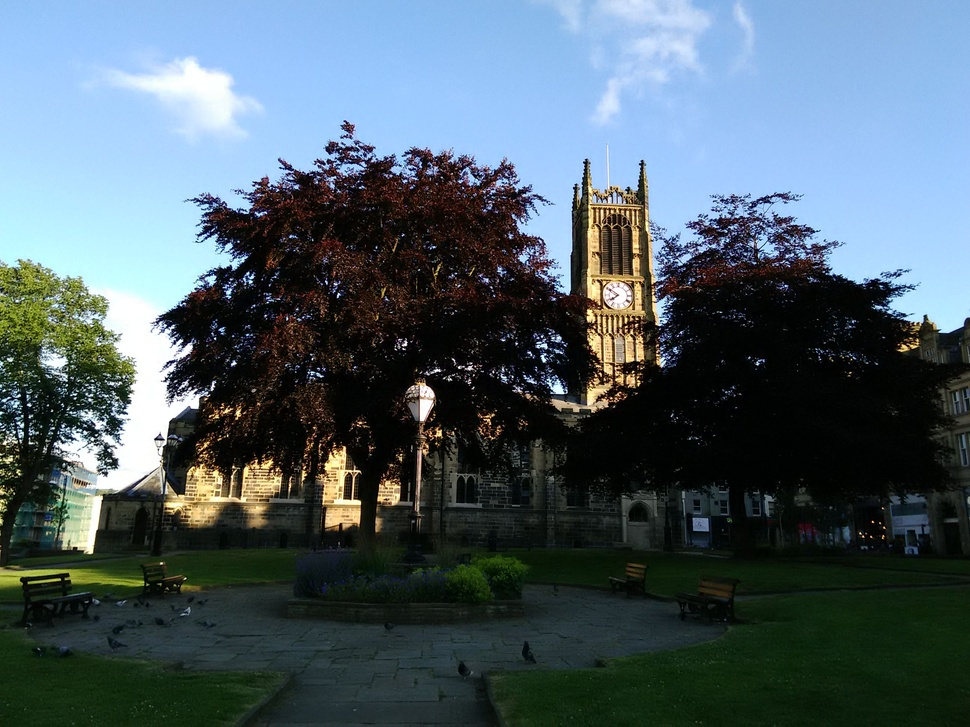
#> input picture cds_arithmetic/data/src/1 (69).jpg, 970 x 727 px, shrunk from 2592 x 1944 before the run
$ python -i cds_retinex.py   (imports and definitions only)
#> lines starting #> are read from the running program, lines starting #| are printed output that depends on the picture
#> further down, picture is the input picture: shape (727, 970, 3); mean B, G, R 103.7, 95.3, 78.4
import numpy as np
import cv2 as cv
import sys


def localStd(img):
    # 归一化
    # img = img / 255.0
    # 计算均值图像和均值图像的平方图像
    img_blur = cv.blur(img, (21, 21))
    reslut_1 = img_blur**2
    # 计算图像的平方和平方后的均值
    img_2 = img**2
    reslut_2 = cv.blur(img_2, (21, 21))

    reslut = np.sqrt(np.maximum(reslut_2 - reslut_1, 0))
    return reslut


def get_reflect(img, img_illumination):
    # get_img_illumination = get_illumination(img)
    get_img_reflect = (img + 0.001) / (img_illumination + 0.001)
    return get_img_reflect


def enhancement_reflect(img):
    # 通过高斯滤波器
    gaussian_blur_img = cv.GaussianBlur(img, (21, 21), 0)
    enhancement_reflect_img = img * gaussian_blur_img
    return enhancement_reflect_img


def get_enhancment_img(img_enhance_illumination, img_enahnce_reflect):
    img = img_enhance_illumination * img_enahnce_reflect
    img = img.astype("uint8")
    return img


def read_img_from_disk(file_path):
    # 0. 读取图像
    img = cv.imread(file_path, cv.IMREAD_COLOR)
    return img


def get_illumination(img):
    return cv.GaussianBlur(img, (15, 15), 0)


"""
enhancment_illumination 增强反射分量，传入反射分量，返回增强后的反射分量
"""


def enhancment_illumination(img_illumination):
    img_hsv = cv.cvtColor(img_illumination, cv.COLOR_BGR2HSV)
#> img_hsv: shape (727, 970, 3); mean H, S, V 77, 114.3, 112.2
    img_hsv = (img_hsv - np.min(img_hsv)) / (np.max(img_hsv) - np.min(img_hsv))
#> img_hsv: shape (727, 970, 3) float64; mean H, S, V 0.302, 0.448, 0.44
    h, s, v = cv.split(img_hsv)
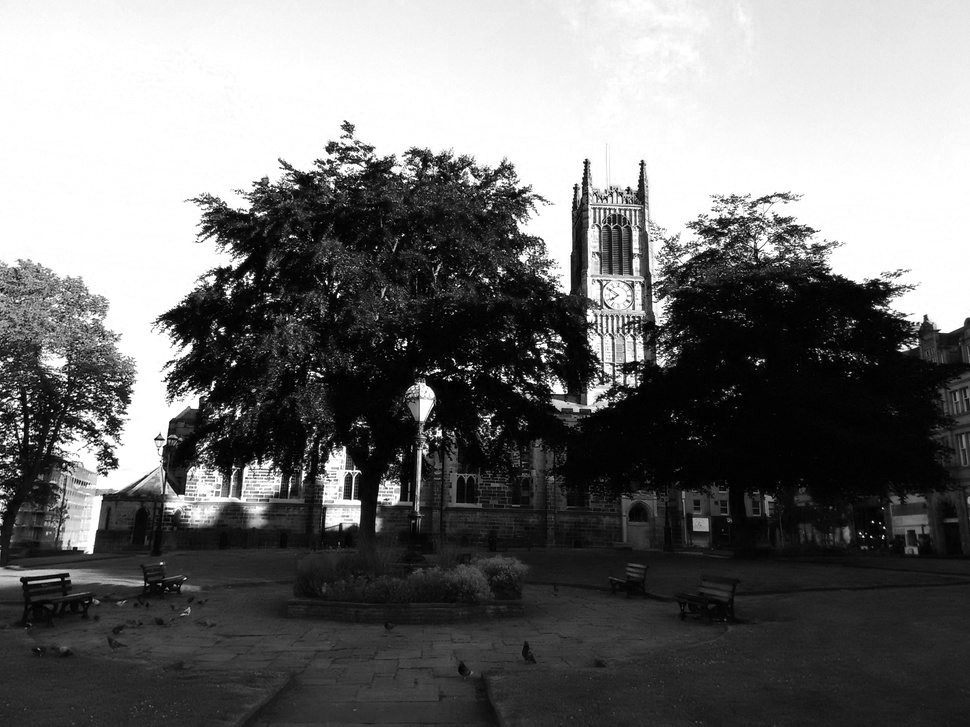
#> v: shape (727, 970) float64; min 0, max 1, mean 0.44
    wsd = 5
    gm = np.mean(v) / (1 + wsd * np.std(v))  # 一个数字
#> gm = 0.144
    cst = localStd(v)  # 300 * 400 的矩阵
    lm = gm * v / (1 + wsd * cst)  # 300 * 400 的矩阵
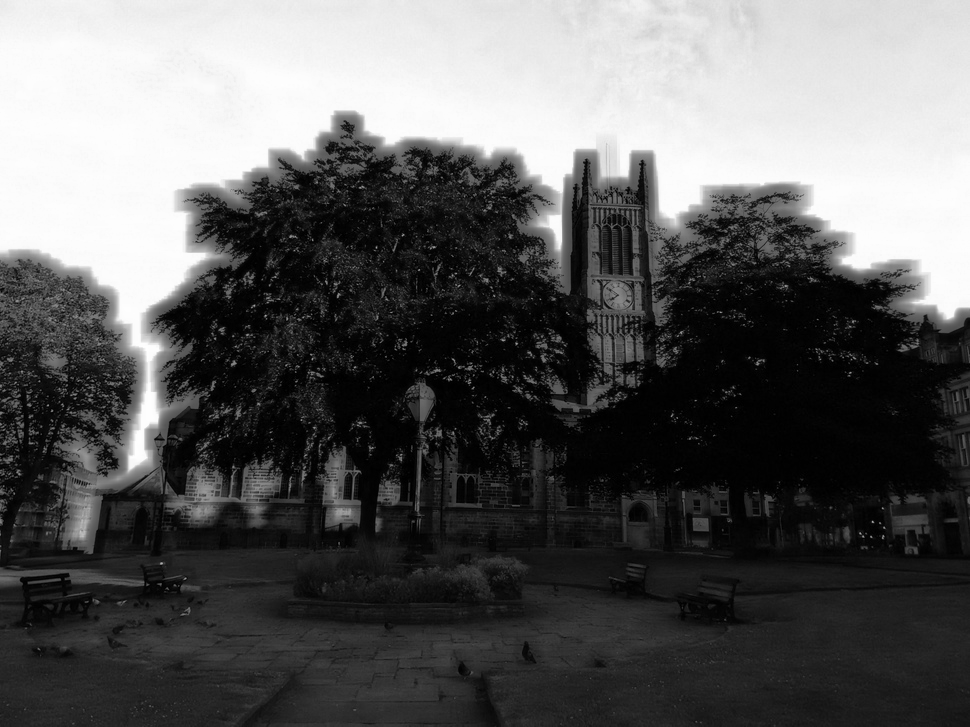
#> lm: shape (727, 970) float64; min 0, max 0.144, mean 0.0527; drawn with min black and max white
    c = np.exp(gm)  # 一个常数
#> c = 1.15
    wg = v**0.2  # 300 *400
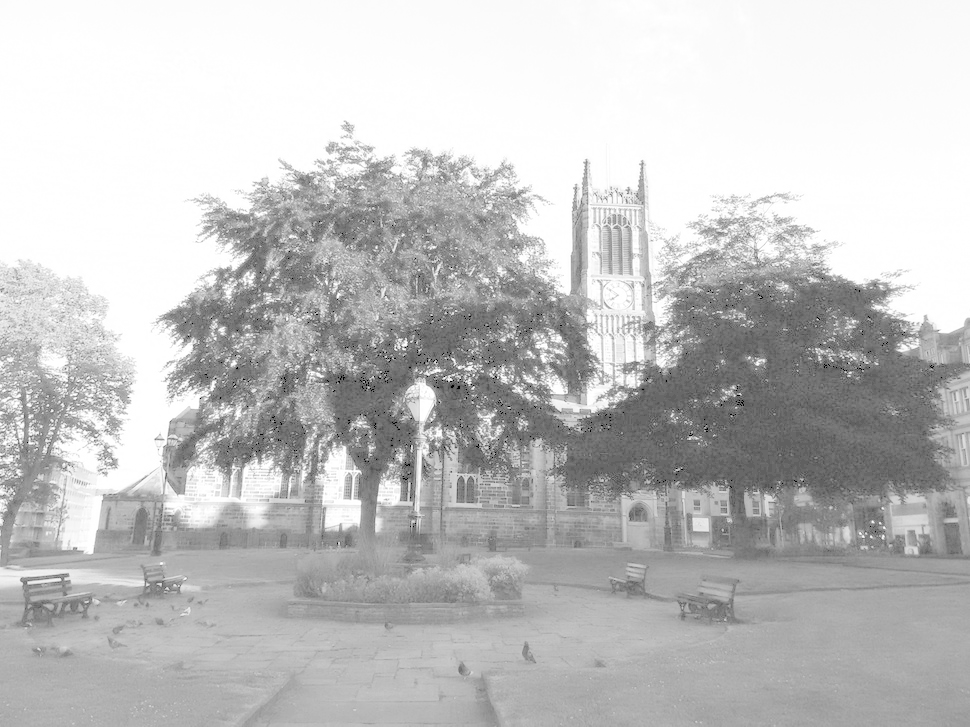
#> wg: shape (727, 970) float64; min 0, max 1, mean 0.761
    wl = 1 - wg
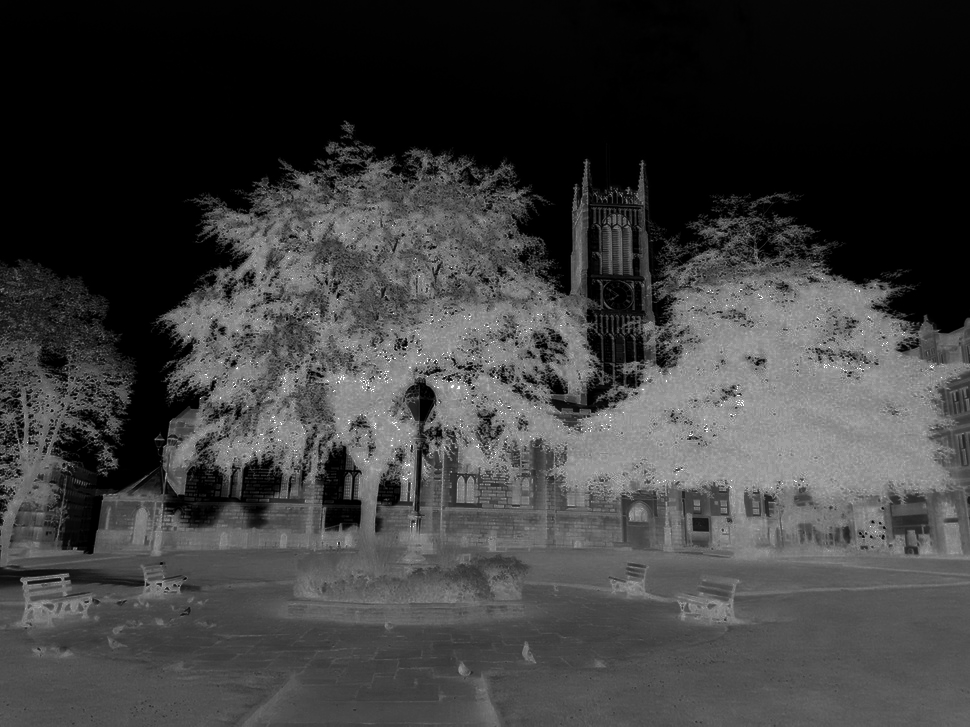
#> wl: shape (727, 970) float64; min 0, max 1, mean 0.239
    outM = v**c / (v**c + (wl * lm) ** c + (wg * gm) ** c + 0.001)
    outM = 1.5 * outM - 0.5 * cv.GaussianBlur(outM, (21, 21), 0)
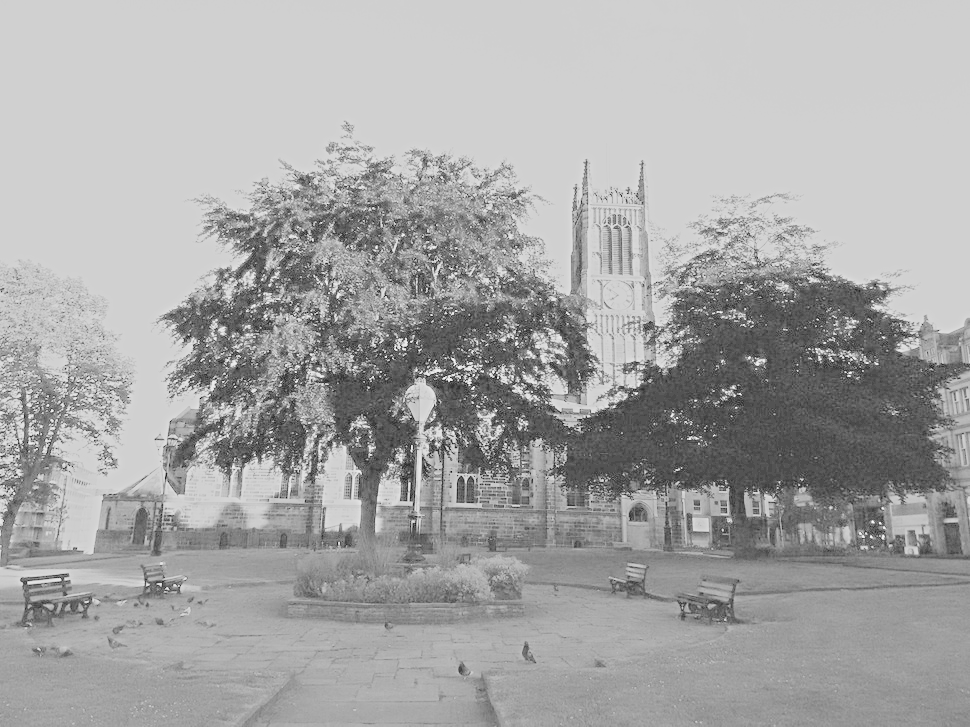
#> outM: shape (727, 970) float64; min -0.381, max 1.19, mean 0.645; drawn with min black and max white
    outM = (outM - np.min(outM)) / (np.max(outM) - np.min(outM))
    paramerter = 0.9
    img_illumination[:, :, 0] = (
        outM * (img_illumination[:, :, 0] / (v + 0.01)) ** paramerter
    )
    img_illumination[:, :, 1] = (
        outM * (img_illumination[:, :, 1] / (v + 0.01)) ** paramerter
    )
    img_illumination[:, :, 2] = (
        outM * (img_illumination[:, :, 2] / (v + 0.01)) ** paramerter
    )
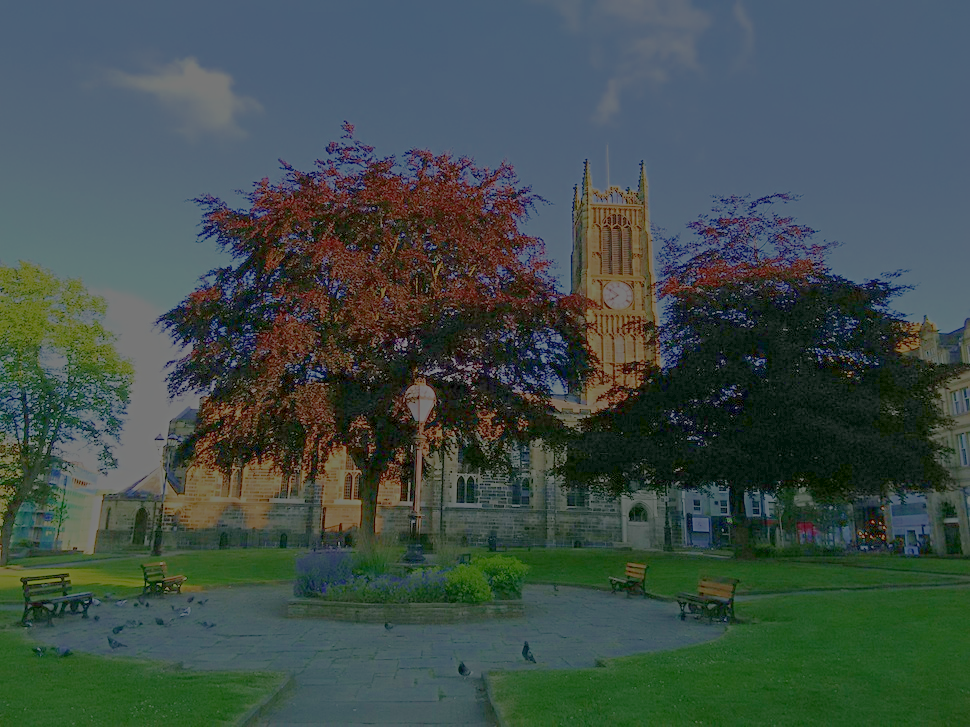
#> img_illumination: shape (727, 970, 3); mean B, G, R 73.9, 78.4, 63.5
    return img_illumination

>>> import cv2
>>> picture = cv2.imread('data/src/1 (69).jpg')
>>> result = enhancment_illumination(picture)

$ run again, on cds_arithmetic/data/src/3.jpg
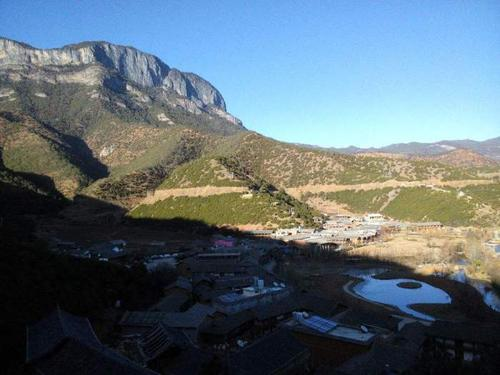
#> input picture cds_arithmetic/data/src/3.jpg, 500 x 375 px
#> picture is the input picture: shape (375, 500, 3); mean B, G, R 118.2, 109.5, 94.5
#> gm = 0.181
#> in enhancment_illumination, `lm = gm * v / (1 + wsd * cst)`:
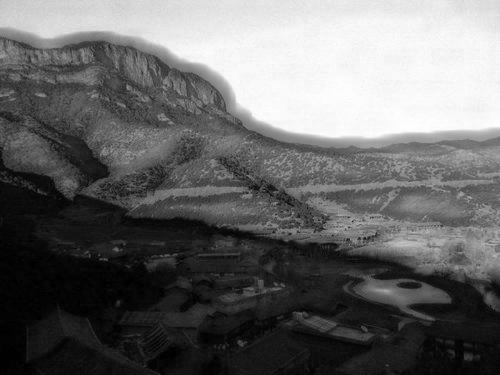
#> lm: shape (375, 500) float64; min 0, max 0.179, mean 0.0731; drawn with min black and max white
#> c = 1.2
#> in enhancment_illumination, `img_illumination[:, :, 2] = ( outM * (img_illumination[:, :, 2] / (v +..`:
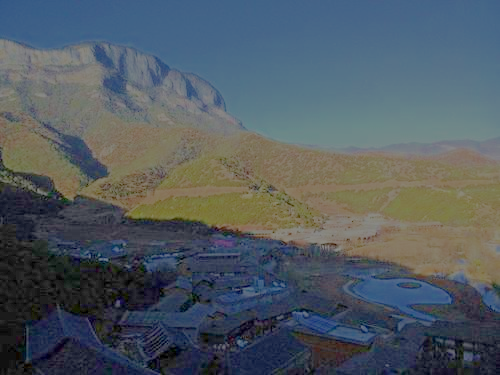
#> img_illumination: shape (375, 500, 3); mean B, G, R 98.2, 91, 81.5
